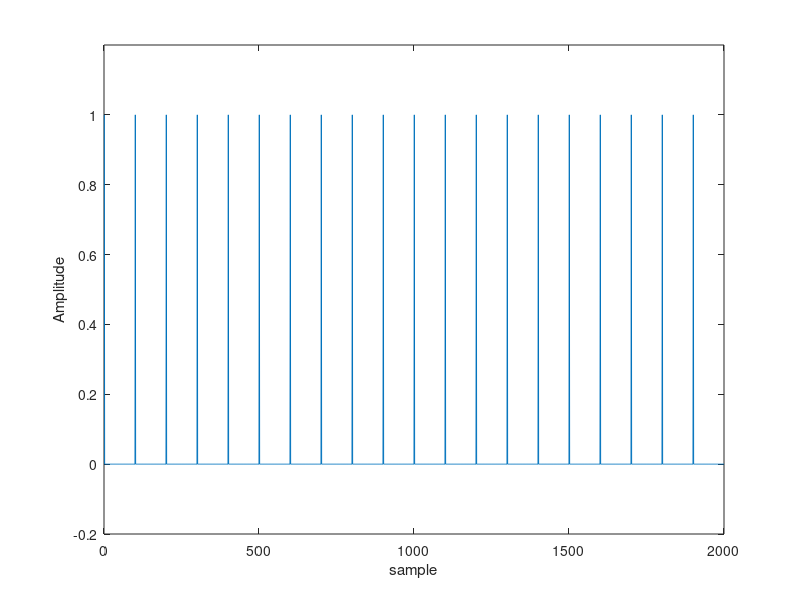
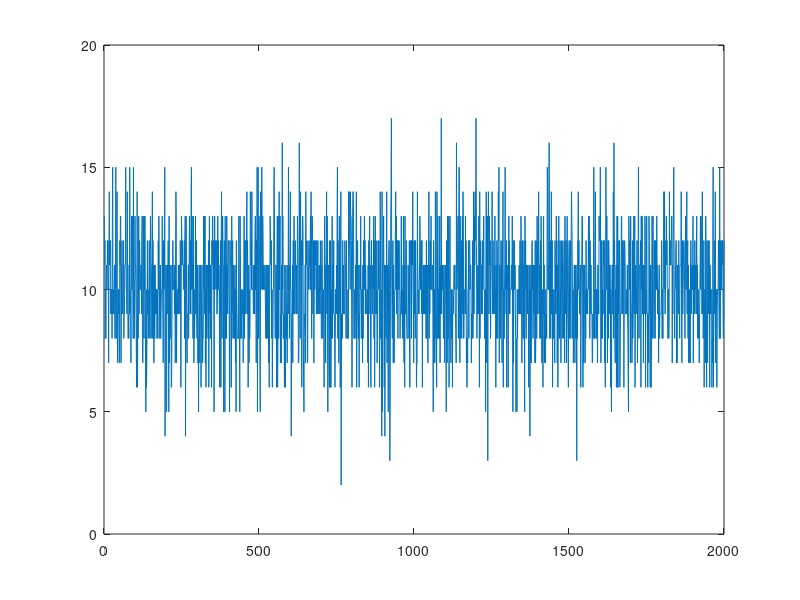
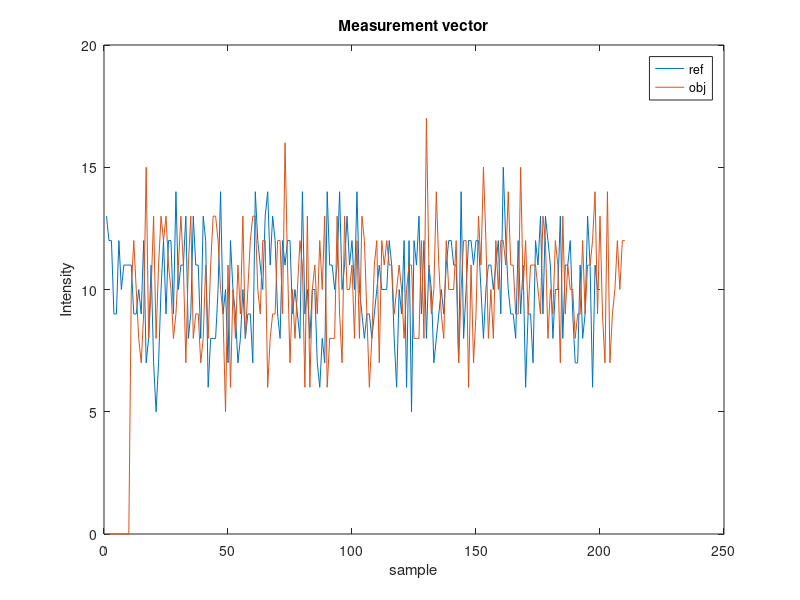

The MATLAB source for these figures, in order: (Note: this script raises an error after producing the figures.)
clear all;
close all;
clc;

f=1000;
T=1/f;
fs=50;
Ts=1/fs;
k= 1; %sparse level per cycles
Nc = 100 % number sample per cycles
M = Nc*f/500; % number tranfers
N= Nc * f/fs; % length of signal

% generate signal reference
refsig = zeros(N,1);
ref= zeros(Nc,1) % signal tranfers
ref(1,1)= 1;

% time of the light wave flighting from the object to the imaging sensor
shiftime = 10;

for i= 1:f/fs
    refsig((i-1)*Nc+1:i*Nc) = ref(:,1);
    
end

for i= 1:N
    t(i) = (i-1)/(f*Nc);
end

figure(1);
plot(t,refsig,'linewidth',2)
plot(refsig);
ylim([-0.2 1.2]);
xlabel('sample');
ylabel('Amplitude');

% generate encode signal
Phi = randi([0 1],N,N);
y=Phi*refsig;

figure(2);
plot(y)


Tk_ref=1;
Tk_obj=10;
for i=1:M
   position_ref(i,1) = (i-1) *shiftime+ Tk_ref
   position_obj(i,1) = (i-1) *shiftime+ Tk_obj
   if (position_ref(i) > N )
       position_ref(i) = position_ref(i)-N
   end 
   if (position_obj(i) > N )
       position_obj(i) = position_obj(i)-N
   end
   
end

outputref = zeros(M,1);
outputobj = zeros(M,1);

%Making random measurements
A1=zeros(M,N);
A2=zeros(M,N);

    

for i=1 : M
    outputref(i) = y(position_ref(i));
    A1(i,:) = Phi(position_ref(i),:);
    outputobj(i) = y(position_obj(i));
    A2(i,:) = Phi(position_obj(i),:);
end

% Time of flight wave flighting

outputobj(M+1:M+shiftime)= 0;
outputobj = circshift(outputobj,shiftime)

A3=zeros(size(A2,1)+shiftime,size(A2,2)+shiftime);
A3(1+shiftime:end,1+shiftime:end)= A2
% 
figure(3)
plot(outputref);
hold on
plot(outputobj);
xlabel('sample');
ylabel('Intensity');
title('Measurement vector');
legend('ref','obj')

% %Adding some measurement noise.
% SNR=15;
% outputobj=createNoise(outputobj,SNR);
% 
% 
% %Measurement vector with noise.
% outputobj = outputobj + e ;
% figure(4);
% plot(outputref);
% hold on
% plot(outputobj);
% title(sprintf('Measurement vector with noise at SNR=%d dB', SNR));



cvx_begin
    variable xp_ref(N);
    minimize (norm(xp_ref,1));
    subject to
    A1*xp_ref==outputref;
cvx_end

% obj = OrthogonalMatchingPursuit(A,20,outputobj);

cvx_begin
    variable xp_obj(N+shiftime);
    minimize (norm(xp_obj,1));
    subject to
    A3*xp_obj==outputobj; 

%     norm(A*obj-outputobj,2) <= eps
%     minimize (norm(A*obj-outputobj,2)+0.01*norm(obj,1));
cvx_end

% diff = refsig - xp_obj;
% recovery_error = norm(diff) / norm(refsig);
% fprintf('recovery error: %0.4f\n', recovery_error);


figure(5)
plot(xp_ref)
hold on
plot(xp_obj)
xlabel('sample');
ylabel('Amplitude');
title('Reconstructed signal');
legend('ref','obj')
